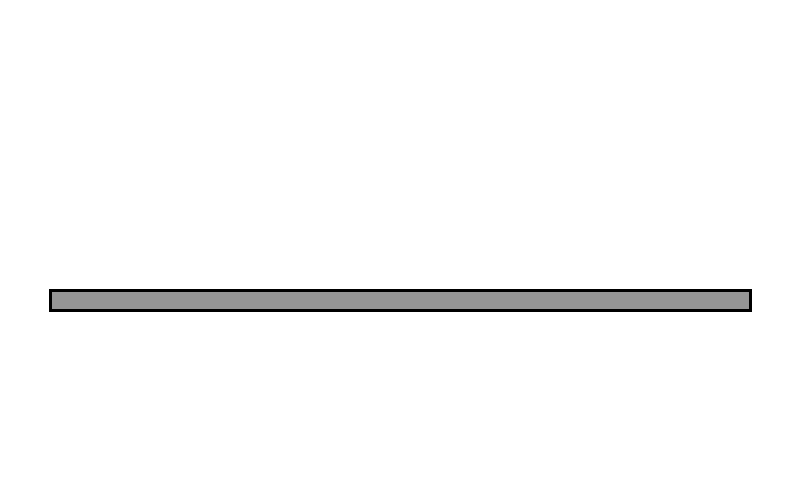
Frame 1 (no input)
Frame 60 (the mouse pressed at the canvas centre just before this capture): identical to frame 1, image omitted
Frame 120 (the mouse held since frame 60 and released just before this capture): identical to frame 1, image omitted

The Processing sketch that drew this single still picture (run headless with seeded random() and noise(); from frame 60 on, the mouse is pressed at the canvas centre):

// Processing sketch: Question_1
// ── Question_1.pde
 //Product Variation Variables - Numbered and Colored
final color product1Color = color(227, 69, 79); //red
final color product2Color = color(255, 132, 0); //orange
final color product3Color = color(249, 255, 98); //yellow
final color product4Color = color(152, 234, 38); //green 
final color product5Color = color(65, 145, 240); //blue 
final color product6Color = color(181, 104, 229); // purple
color productColor = color(255); // setting default colour to white 

//Variables for Product X and Y Coordinates
float  productXLocation; 


void setup()
{
    size(800,500);
    background(255);
    
    //Drawing the shelf 
    stroke(0);
    strokeWeight(3);
    fill(149, 149, 149);
    rectMode(CENTER);
    rect(width/2, height*3/5, 700, 20);

}

void draw()
{}



void productShapeAndColor(float rectXCoordinate, float rectYCoordinate, color productColor)
{

  float boxWidth = 40;
  float boxHeight = 100;
  
  //Product Box Shape
  stroke(0);
  strokeWeight(3);
  fill(productColor);
  rectMode(CENTER);
  rect(rectXCoordinate, rectYCoordinate, boxWidth, boxHeight);

}



void keyPressed()
{

    //Variables for Product Y Coordinate
    float  productYLocation = 240; 

    
    
    //user chooses a number between 1 - 6 and it will display a product and its corresponding color
    switch(key)
    {
    
      case '1':
      // set the productVariant to product1
      productColor = product1Color;
      break;
      
      case '2':
      // set the productVariant to product2
      productColor = product2Color;
      break;
      
      case '3':
      // set the productVariant to product3
      productColor = product3Color;    
      break;
      
      case '4':
      // set the productVariant to product4
      productColor = product4Color;    
      break;
  
      case '5':
      // set the productVariant to product5
      productColor = product5Color;      
      break;  
      
      case '6':
      // set the productVariant to product6
      productColor = product6Color;   
      break;  
      
      case ' ':
     //if the productColor is not white, then we can draw our function (the inital value)
      if (productColor != color(255)) {
     
     // have the product appear at a random X coordinate
        productShapeAndColor(random(100, 700), productYLocation, productColor);  
      }
      break;  
      
      default:
        print("Please select a valid key");
        break;  
              
    }

}



//Product Variations - Numbered and Colored


/*
product1 (red)
product2 (orange)
product3 (yellow)
product4 (green)
product5 (blue)
product6 (purple)

*/
